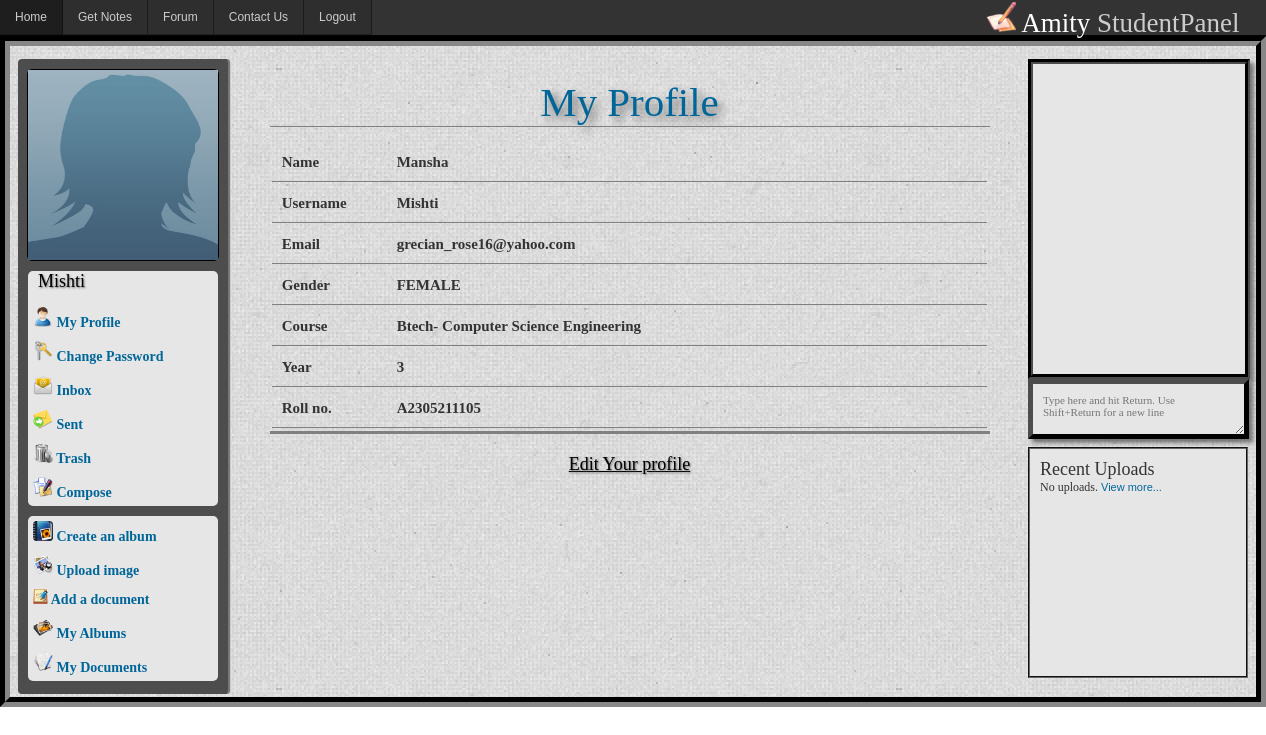
Screenshot of /show_profile.php (signed in) with the database file from the repository.
### tables this page shows
CREATE TABLE IF NOT EXISTS `users` (
  `user_id` int(11) NOT NULL AUTO_INCREMENT,
  `user_name` varchar(15) NOT NULL,
  `email` varchar(255) NOT NULL,
  `name` varchar(35) NOT NULL,
  `password` varchar(32) NOT NULL,
  `course` varchar(11) NOT NULL,
  `year` varchar(11) NOT NULL,
  `roll_no` varchar(15) NOT NULL,
  `pic` varchar(23) DEFAULT NULL,
  `gender` varchar(11) NOT NULL,
  PRIMARY KEY (`user_id`)
);

CREATE TABLE IF NOT EXISTS `categories` (
  `category_id` int(11) NOT NULL AUTO_INCREMENT,
  `category_name` varchar(20) NOT NULL,
  `name` varchar(55) NOT NULL,
  PRIMARY KEY (`category_id`)
);

### func/user.func.php (called while the page is built, shortened)
<?php
function logged_in()
{
  return isset($_SESSION['user_id']);
}
function user_data()
{
  $args = func_get_args();
  $fields = '`'.implode('`,`',$args).'`';
  $query= mysql_query("SELECT $fields FROM users WHERE user_id=".$_SESSION['user_id']);
  $query_result=mysql_fetch_assoc($query);
  foreach($args as $field)
  {
    $args[$field] = $query_result[$field];
  }
  return $args;
}
?>

### show_profile.php (the view, shortened to what this page needs)
<?php
include 'template/header.php';
?>
<section id="section">
<div id ="section_submit">
<?php
$user_data = user_data('email','user_name','name','course','year','roll_no','gender');
$name=$user_data['name'];
$user_name=$user_data['user_name'];
$email=$user_data['email'];
$gender=strtoupper($user_data['gender']);
$course=strtoupper($user_data['course']);
$sql=mysql_query("SELECT name FROM categories WHERE category_name='$course'");
$course_name=@mysql_result($sql,0);
$year=$user_data['year'];
$roll_no=$user_data['roll_no'];
 echo '<div id="page_head"><h3>My Profile</h3></div><br />';
?>
<div id="forumlist_head">
<div id="forum_category"><strong>Name</strong> </div>
<div id="forum_post"><?php echo $name; ?></div>
</div>
<div id="forumlist_head">
<div id="forum_category"><strong>Username</strong> </div>
<div id="forum_post"><?php echo $user_name; ?></div>
</div>
<div id="forumlist_head">
<div id="forum_category"><strong>Email</strong> </div>
<div id="forum_post"><?php echo $email; ?></div>
</div>
<div id="forumlist_head">
<div id="forum_category"><strong>Gender</strong> </div>
<div id="forum_post"><?php echo $gender; ?></div>
</div>
<div id="forumlist_head">
<div id="forum_category"><strong>Course</strong> </div>
<div id="forum_post">Btech- <?php echo $course_name; ?></div>
</div>
<div id="forumlist_head">
<div id="forum_category"><strong>Year</strong> </div>
<div id="forum_post"><?php echo $year; ?></div>
</div>
<div id="forumlist_head">
<div id="forum_category"><strong>Roll no.</strong> </div>
<div id="forum_post"><?php echo $roll_no; ?></div>
</div>
</div>
<a href="edit_profile.php"><p id="page_text"><u>Edit Your profile</u></p></a>
</section>
<?php
include 'template/footer.php';
?>

### widgets/login.php
<?php
if(!logged_in()){
header('Location:index.php');
exit;
}
else
{
		$user_data = user_data('name','user_name','pic','gender');
    ?>
		<section id="head_section">
			<div id="section_div">
				<aside id="left_pane">
					<div id="profile_pic">
						<?php
													if($user_data['pic'] == NULL){
								if($user_data['gender'] == 'male'){
									?>
									<a href="edit_profile.php"><img src="images/nopic.jpg" height="190" width="190" title="Change Picture"/></a>
									<?php
								}
								else{
									   ?>
									 <a href="edit_profile.php"><img src="images/nopicf.jpg" height="190" width="190" title="Change Picture"/></a>
									   <?php
								}
							}
							else{
								$user_id=$_SESSION['user_id'];
								$ext=$user_data['pic'];
								echo '<a href="edit_profile.php"><img src="profilepic/'.$user_id.'.'.$ext.'" height="190" width="190" title="Change Picture"/></a> ';
							}
										?>
					</div>
					<nav id="nav_left">
						<ul>
							  <?php echo '<p id="page_text">'.$user_data['user_name'].'</p>'; ?>
							  <li><img src="images/prof.png" width=20px height=20px/> <a href="show_profile.php">My Profile</a> </li>
							  <li><img src="images/pass.png" width=20px height=20px/> <a href="change_password.php">Change Password</a> </li>
							  <li><?php
							  $user_id=$_SESSION['user_id'];
							  $result=mysql_query("SELECT * FROM messages WHERE receiver='$user_id' AND status='unread'") or die(mysql_error());
								$num=mysql_num_rows($result);
								if($num==0){
									echo '<img src="images/inbox.png" width=20px height=20px/> <a href="messages.php">Inbox</a>';
								}
								else
								{
									echo "<img src='images/inbox.png' width=20px height=20px/> <a href='messages.php'>Inbox($num unread)</a>";
								}
							 ?>
							 </li>
							 <li><img src="images/sent.png" width=20px height=20px/> <a href="messages_sent.php">Sent</a> </li>
							  <li><img src="images/trash.png" width=20px height=20px/> <a href="messages_trash.php">Trash</a> </li>
							  <li><img src="images/compose.png" width=20px height=20px/> <a href="messages_compose.php">Compose</a> </li>
							 							  </ul>
					</nav><nav id="nav_left">
						<ul>
							  <li><img src="images/album.png" width=20px height=20px/> <a href="create_album.php">Create an album</a> </li>
							  <li><img src="images/image.png" width=20px height=20px/> <a href ="upload_image.php">Upload image</a> </li>
							  <li><img src="images/note.jpg" width=15px height=15px/> <a href="add_doc.php">Add a document</a> </li>
							  <li><img src="images/al.jpg" width=20px height=20px/> <a href="albums.php">My Albums</a> </li>
							  <li><img src="images/doc.png" width=20px height=20px/> <a href="documents.php">My Documents</a> </li>
							  </ul>
					</nav>
					</aside>
				<section id="pane_section">
				<?php
}
?>

### css/index.css (style rules this page uses)
body { font-family:Arial, Helvetica, sans-serif; font-size:14px; min-width:960px; height:100%; }
* { margin: 0px; padding: 0px; }
article,aside,details,figcaption,figure, footer,header,hgroup,menu,nav,section { display:block; }
a img { border: none; }
a:link, a:visited { color:#006699; text-decoration:none; }
body { text-align: center; background:url("/images/paper_background.jpg") repeat; color:#333333; font-family: Arial, Helvetica, sans-serif; font-size: 12px; position: relative; }
h1, h2, h3, h4, h5 { font-weight: normal; }
#section_div { display:-webkit-box; -webkit-box-orient:horizontal; -webkit-box-pack:center; }
#nav_left { width:190px; background: -webkit-linear-gradient(210deg, #ccc); background:#E6E6E6; border-radius:5px; margin:10px auto; color:black; }
#nav_left li { display:block; padding:5px; font:bold 14px Andale Mono; }
#left_pane { width:210px; border-right:3px groove #ccc; border-radius:4px; padding:10px auto; padding-top:5px; height:630px; background: #4D4D4D; }
#profile_pic { border-radius:5px; border:1px solid black; margin:5px auto; width:190px; height:190px; }
#pane_section { -webkit-box-flex:1; -webkit-box-orient:horizontal; }
#section { margin:5px auto; -webkit-box-pack:center; -webkit-box-align:center; -webkit-box-flex:1; min-height:380px; -webkit-box-orient:horizontal; width:720px; padding:10px; text-align:center; }
#page_head { font:35px bold ; color:#006699; border-bottom:1px solid grey; font-family:Gabriola; text-shadow:rgb(110,110,110) 5px 5px 8px; }
#page_text { font-size:18px; color:black; margin:10px; font-family:Andale Mono; text-shadow:rgb(110,110,110) 1px 1px 2px; }
#section_submit { display:block; margin:5px auto; margin-bottom:20px; text-align:center; width:100%; border-bottom:3px solid grey; }
#forumlist_head { border-bottom:1px solid grey; display:-webkit-box; padding:5px; font-size:15px; font-family:Andale Mono; font-weight:bold; width:98%; margin:3px auto; }
#forum_category { padding:5px; margin-right:5px; width:100px; text-align:left; }
#forum_post { padding:5px; text-align:left; margin-right:5px; -webkit-box-flex:1; }

### rows the page displays
users: user_name "Mishti", name "Mansha", email "grecian_rose16@yahoo.com", gender "FEMALE", year "3", roll_no "A2305211105"
categories: name "Computer Science Engineering"
